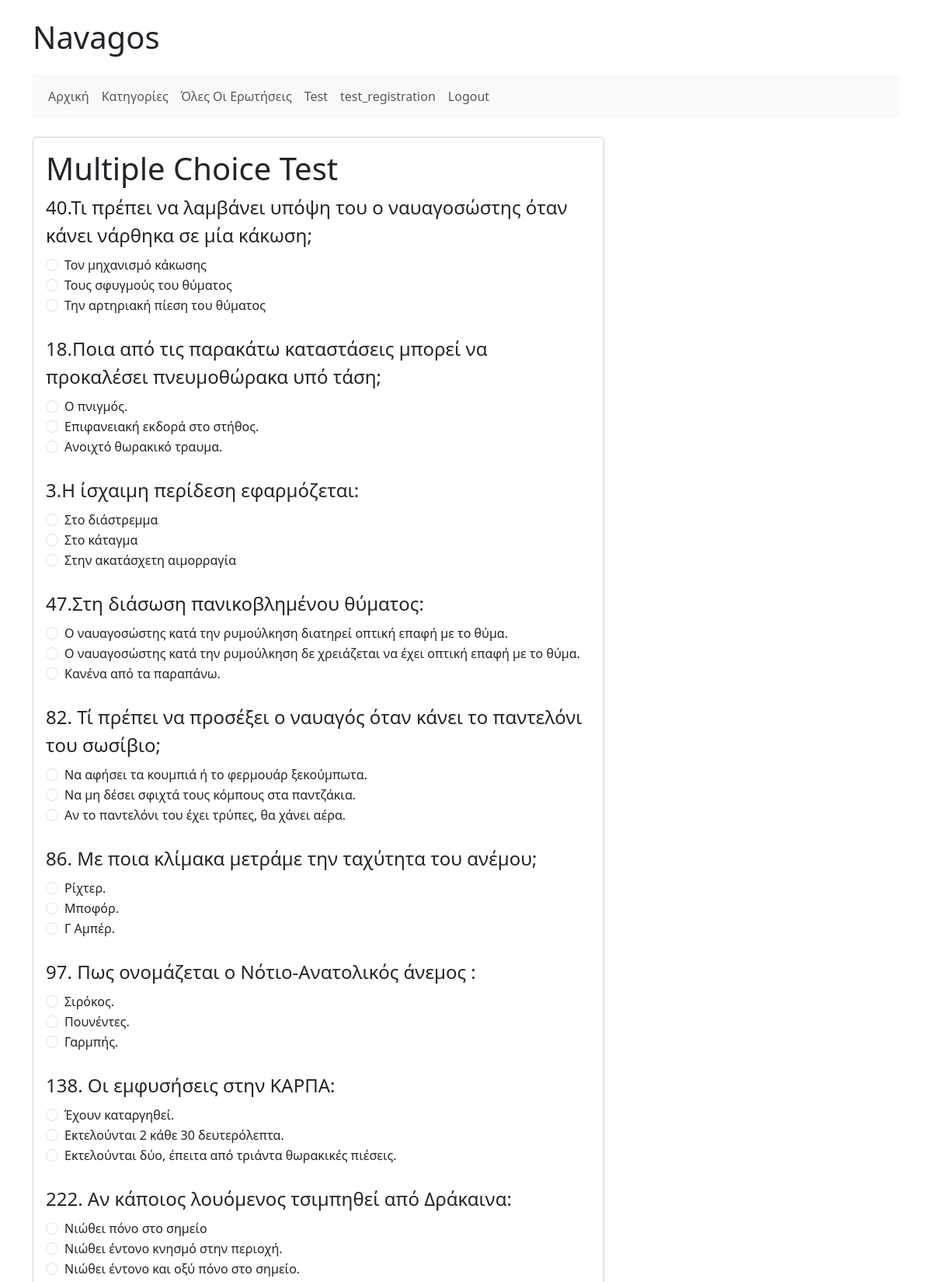
The page /new_test/ (signed in, upper part) on the database its author committed.
### navagos_main/models.py (models this page shows, shortened)
class Question(models.Model):
    question_text = models.TextField()
    category = models.ForeignKey(Category, on_delete=models.CASCADE, default=None, null = True)

class Answer(models.Model):
    question = models.ForeignKey(Question, on_delete=models.CASCADE, default=None)
    answer_text = models.TextField()

### navagos_main/views.py (the view)
# urls.py: path('new_test/', views.new_test, name='new_test'),
@login_required
def new_test(request):
    questions = create_test()
    question_answers = {}
    for question in questions:
        answers = Answer.objects.filter(question = question)
        question_answers[question] = answers
    context = {'questions': questions, 'question_answers': question_answers}
    return render(request, 'navagos_main/new_test.html', context)

### navagos_main/random_test.py (called while the page is built)
def create_test():
    random_questions = []
    categories = Category.objects.order_by("id")
    while len(random_questions) < 50:
        for category in categories:
            random_questions.extend(random.choices(Question.objects.filter(category = category), k=random.randint(1,4)))
    random_questions = random_questions[:51]
    return random_questions

### navagos_main/templates/navagos_main/new_test.html (shortened to what this page needs)
{% extends 'navagos_main/base.html' %}
{% block content %}
<div class="card">
  <div class="card-body">
    <h1 class="card-title">Multiple Choice Test</h1>
    <form method="post" action="{% url 'navagos_main:submit_test' %}">
      {% for question, answers in question_answers.items %}
        <fieldset>
          <legend>{{ question.question_text }}</legend>
          {% for answer in answers %}
            <div class="form-check">
              <input class="form-check-input" type="radio" name="question_{{ question.id }}" id="answer_{{ answer.id }}" value="{{ answer.id }}">
              <label class="form-check-label" for="answer_{{ answer.id }}">
                {{ answer.answer_text }}
              </label>
            </div>
          {% endfor %}
        </fieldset>
        <br>
      {% endfor %}
    </form>
  </div>
</div>
{% endblock content %}

### navagos_main/templates/navagos_main/base.html (shortened to what this page needs)
<!doctype html>
<html lang="en">
<head>
  <link href="https://cdn.jsdelivr.net/npm/bootstrap@5.3.3/dist/css/bootstrap.min.css" rel="stylesheet">
</head>
<body>
<div class="container">
  <h1 class="my-4">Navagos</h1>
  <nav class="navbar navbar-expand-lg navbar-light bg-light mb-4">
    <div class="container-fluid">
      <div class="collapse navbar-collapse" id="navbarNav">
        <ul class="navbar-nav">
          {% if user.is_authenticated %}
            <li class="nav-item">
              <a class="nav-link" href="{% url 'navagos_main:index' %}">Αρχική</a>
            </li>
            <li class="nav-item">
              <a class="nav-link" href="{% url 'navagos_main:categories' %}">Κατηγορίες</a>
            </li>
            <li class="nav-item">
              <a class="nav-link" href="{% url 'navagos_main:questions' %}">Όλες Οι Ερωτήσεις</a>
            </li>
            <li class="nav-item">
              <a class="nav-link" href="{% url 'navagos_main:test' %}">Test</a>
            </li>
            <li class="nav-item">
              <a class="nav-link" href="{% url 'navagos_main:account' %}">{{ user.username }}</a>
            </li>
            <li class="nav-item">
              <a class="nav-link" href="{% url 'navagos_auth_app:logout' %}">Logout</a>
            </li>
          {% endif %}
        </ul>
      </div>
    </div>
  </nav>
  <div class="row">
    <div class="col-md-8">
      {% block content %}
      {% endblock %}
    </div>
    <div class="col-md-4">
    </div>
  </div>
</div>
</body>
</html>

### rows shown on the page
Question: question_text "40.Τι πρέπει να λαμβάνει υπόψη του ο ναυαγοσώστης όταν κάνει νάρθηκα σε μία κάκωση;"
Answer: answer_text "Τον μηχανισμό κάκωσης"
Answer: answer_text "Τους σφυγμούς του θύματος"
Answer: answer_text "Την αρτηριακή πίεση του θύματος"
Question: question_text "18.Ποια από τις παρακάτω καταστάσεις μπορεί να προκαλέσει πνευμοθώρακα υπό τάση;"
Answer: answer_text "Ο πνιγμός."
Answer: answer_text "Επιφανειακή εκδορά στο στήθος."
Answer: answer_text "Ανοιχτό θωρακικό τραυμα."
Question: question_text "3.Η ίσχαιμη περίδεση εφαρμόζεται:"
Answer: answer_text "Στο διάστρεμμα"
Answer: answer_text "Στο κάταγμα"
Answer: answer_text "Στην ακατάσχετη αιμορραγία"
Question: question_text "47.Στη διάσωση πανικοβλημένου θύματος:"
Answer: answer_text "Ο ναυαγοσώστης κατά την ρυμούλκηση διατηρεί οπτική επαφή με το θύμα."
Answer: answer_text "Ο ναυαγοσώστης κατά την ρυμούλκηση δε χρειάζεται να έχει οπτική επαφή με το θύμα."
Answer: answer_text "Κανένα από τα παραπάνω."
Question: question_text "82. Τί πρέπει να προσέξει ο ναυαγός όταν κάνει το παντελόνι του σωσίβιο;"
Answer: answer_text "Να αφήσει τα κουμπιά ή το φερμουάρ ξεκούμπωτα."
Answer: answer_text "Να μη δέσει σφιχτά τους κόμπους στα παντζάκια."
Answer: answer_text "Αν το παντελόνι του έχει τρύπες, θα χάνει αέρα."
Question: question_text "86. Με ποια κλίμακα μετράμε την ταχύτητα του ανέμου;"
Answer: answer_text "Ρίχτερ."
Answer: answer_text "Μποφόρ."
Answer: answer_text "Γ Αμπέρ."
Question: question_text "97. Πως ονομάζεται ο Νότιο-Ανατολικός άνεμος :"
Answer: answer_text "Σιρόκος."
Answer: answer_text "Πουνέντες."
Answer: answer_text "Γαρμπής."
Question: question_text "138. Οι εμφυσήσεις στην ΚΑΡΠΑ:"
Answer: answer_text "Έχουν καταργηθεί."
Answer: answer_text "Εκτελούνται 2 κάθε 30 δευτερόλεπτα."
Answer: answer_text "Εκτελούνται δύο, έπειτα από τριάντα θωρακικές πιέσεις."
Question: question_text "222. Αν κάποιος λουόμενος τσιμπηθεί από Δράκαινα:"
Answer: answer_text "Νιώθει πόνο στο σημείο"
Answer: answer_text "Νιώθει έντονο κνησμό στην περιοχή."
Answer: answer_text "Νιώθει έντονο και οξύ πόνο στο σημείο."

### other values the page prints
{{ user.username }} "test_registration"
